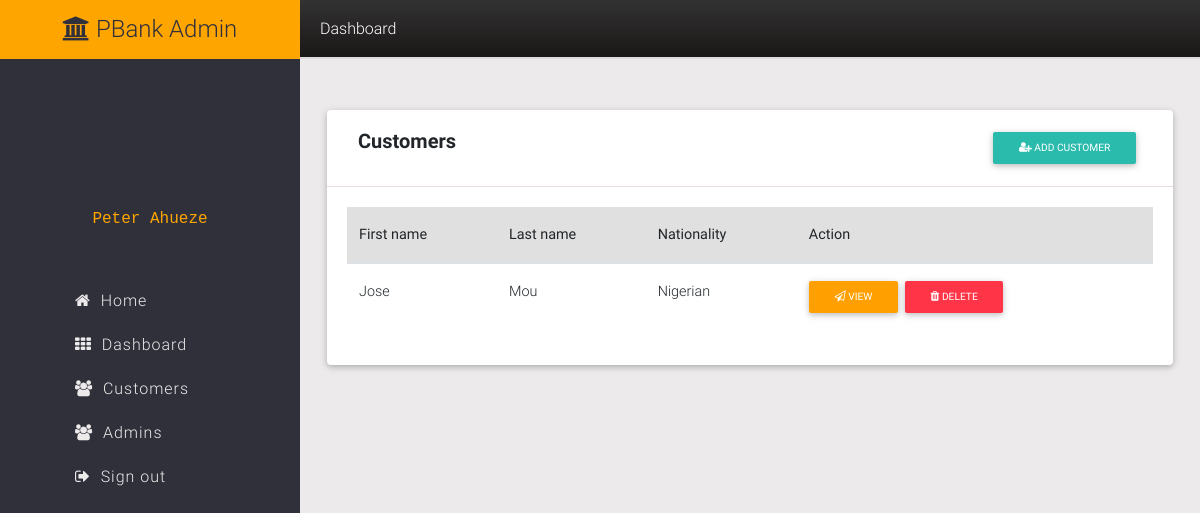
The app's page /admin/customers (signed in), older data.
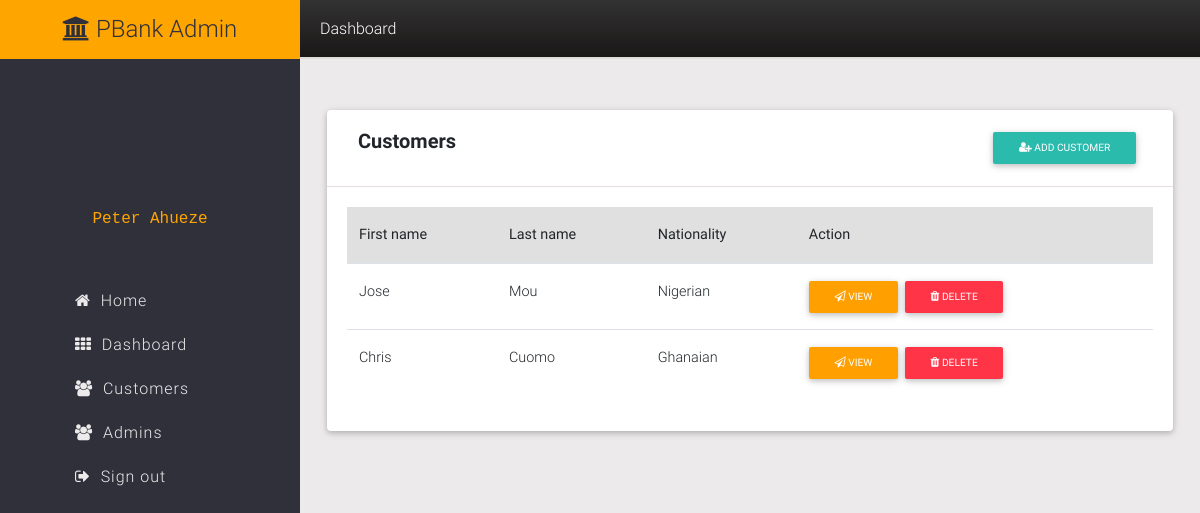
The same page, newer data.
### loan/models.py (models this page shows)
class Profile(db.Model):
  __tablename__ = 'profiles'
  id = db.Column(db.Integer, primary_key=True)
  firstname = db.Column(db.String(50))
  middlename = db.Column(db.String(50))
  lastname = db.Column(db.String(50))
  gender = db.Column(db.String(1))
  nationality = db.Column(db.String(100))
  profile_image = db.Column(
      db.String(20), nullable=False, default='default.jpg')
  user_id = db.Column(db.Integer, db.ForeignKey('users.id', ondelete='CASCADE'), nullable=False)

### loan/routes.py (the view)
@app.route('/admin/customers')
@roles_required('Admin')
def admin_customers():
  profile = Profile.query.filter_by(id = current_user.id).all()
  customers = getAllCustomers('all')
  return render_template('admin_customers.html', profile=profile[0], customers=customers)

### loan/routes.py (called while the page is built)
def getAllCustomers(num):
    users_profiles = Profile.query.all()
    users = User.query.all()
    customer_ids = []
    customers = []
    for user in users:
      for role in user.roles:
        if role.name == 'Customer':
          customer_ids.append(user.id)
    for user_profile in users_profiles:
      if num == 'all':
        for id in customer_ids:
          if user_profile.user_id == id:
            customers.append(user_profile)
      else:
        for id in customer_ids[:num]:
          if user_profile.user_id == id:
            customers.append(user_profile)
    return customers

### loan/templates/admin_customers.html
{% extends "admin_layout.html" %}
{% block content %}
<div style="padding: 3%;">
  <div class="mt-3">
    <div class="card">
      <div class="p-3" style="border-bottom: 1px solid rgb(233, 220, 220)">
        <div class="container">
          <div class="row">
            <div class="col-md-8">
              <span style="font-size: 20px; font-weight: bold;">Customers</span>
            </div>
            <div class="col-md-4" style="text-align: right;">
              <a href="{{ url_for('admin_customer_add') }}" class="btn btn-sm btn-default"><span class="fa fa-user-plus"></span> Add customer</a>
            </div>
          </div>
        </div>
      </div>
      <div class="card-body">
        <div class="table-responsive text-nowrap">
          <table class="table">
            <thead class="grey lighten-2">
              <tr>
                <th scope="col">First name</th>
                <th scope="col">Last name</th>
                <th scope="col">Nationality</th>
                <th scope="col">Action</th>
              </tr>
            </thead>
            <tbody>
              {% for customer in customers %}
                <tr>
                  <td>{{ customer.firstname }}</td>
                  <td>{{ customer.lastname }}</td>
                  <td>{{ customer.nationality }}</td>
                  <td>
                    <a href="{{ url_for('admin_customer_id', user_id = customer.user_id) }}" class="btn btn-amber btn-sm"><span class="fa fa-paper-plane-o"></span> View</a>&nbsp;
                    <a href="{{ url_for('admin_remove_user_confirmation', user_id = customer.user_id) }}" class="btn btn-danger btn-sm"><span class="fa fa-trash"></span> Delete</a>
                  </td>
                </tr>
              {% endfor %}
            </tbody>
          </table>
        </div>
      </div>
    </div>
  </div>
</div>
{% endblock content %}

Row changes from the older to the newer data that the page shows:
added Profile: firstname "Chris", lastname "Cuomo", nationality "Ghanaian"
